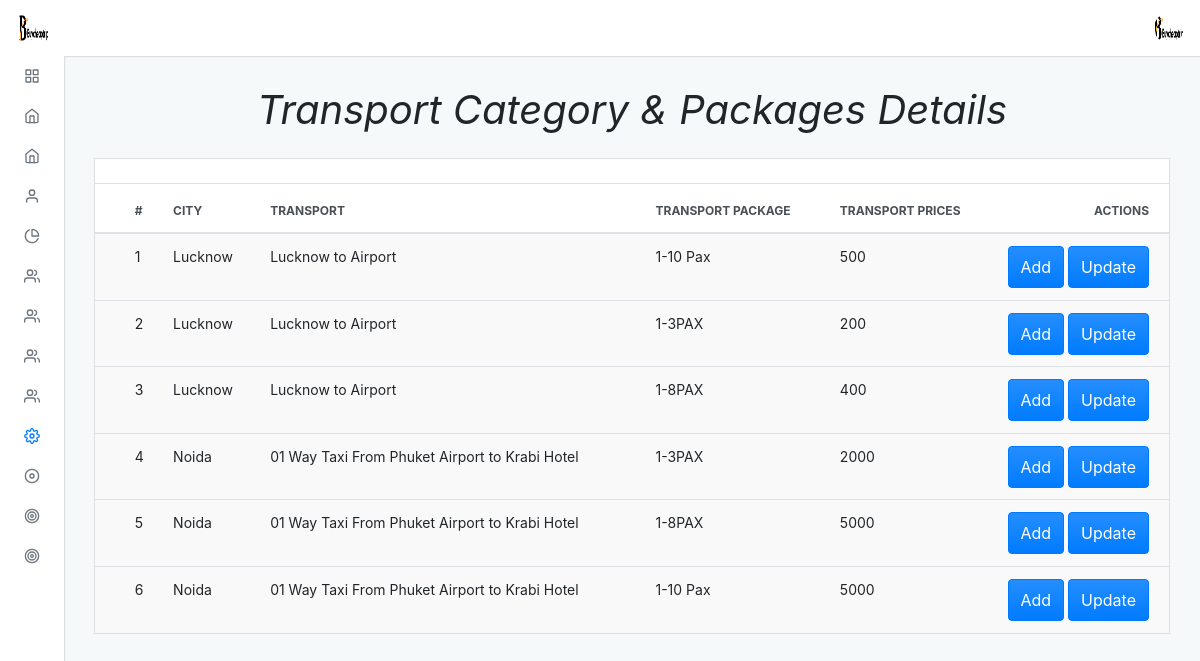
Before: /admin/default/transport_category_all.php (signed in) with the older database file.
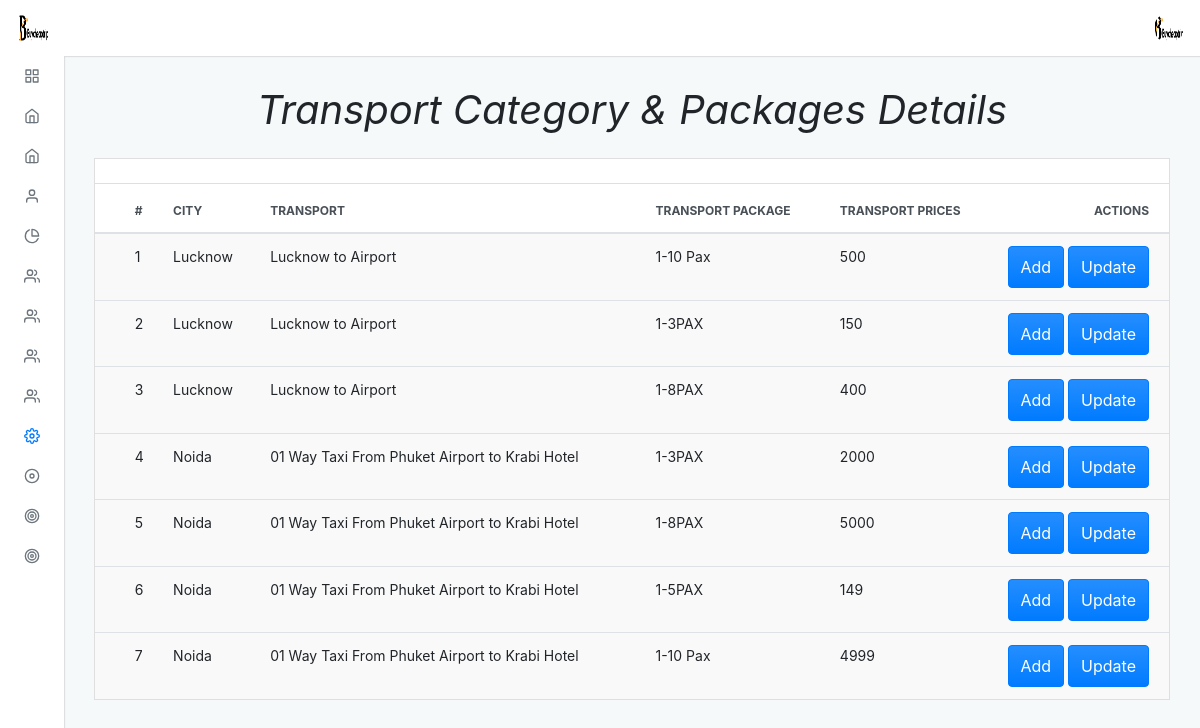
After: the same page with the newer database file.
### tables this page shows
CREATE TABLE `transport` (
  `trans_id` int(11) NOT NULL,
  `transport_name` varchar(150) NOT NULL,
  `tcity_id` int(11) NOT NULL
);

CREATE TABLE `transport_category` (
  `tranport_cat_id` int(11) NOT NULL,
  `transport_category` varchar(150) NOT NULL,
  `prices` double NOT NULL,
  `transref_id` int(100) NOT NULL
);

CREATE TABLE `cities` (
  `city_id` int(11) NOT NULL,
  `city_name` varchar(100) NOT NULL
);

### admin/default/transport_category_all.php (the view, shortened to what this page needs)
<?php
include "../../connection.php";
?>
<?php $page = "setting";
include("./incluede/header.php") ?>
<div class="adminx-content">
    <div class="adminx-main-content">
        <div class="container-fluid">
            <div class="pb-3">
                <h1><b><i>Transport Category & Packages Details</i></b></h1>
            </div>
            <div class="row">
                <div class="col">
                    <div class="card mb-grid">
                        <div class="card-header d-flex justify-content-between align-items-center">
                        </div>
                        <div class="table-responsive-md">
                            <table class="table table-actions table-striped table-hover mb-0">
                                <thead>
                                    <tr>
                                        <th scope="col">
                                            <label class="custom-control custom-checkbox m-0 p-0">
                                            </label>
                                        </th>
                                        <th scope="col">#</th>
                                        <th scope="col">City</th>
                                        <th scope="col">Transport</th>
                                        <th scope="col">Transport Package</th>
                                        <th scope="col">Transport Prices</th>
                                        <th scope="col">Actions</th>
                                    </tr>
                                </thead>
                                <tbody>
                                    <?php
                                    $query = "SELECT transport.trans_id, transport.transport_name, cities.city_name,transport_category.tranport_cat_id, transport_category.transport_category, transport_category.prices
                                               FROM transport
                                               JOIN cities ON transport.tcity_id = cities.city_id
                                               JOIN transport_category ON transport.trans_id = transport_category.transref_id
                                               ORDER BY cities.city_name ASC";
                                    $res = mysqli_query($conn, $query);
                                    $a = 1;
                                    while ($row = mysqli_fetch_assoc($res)) {
                                    ?>
                                        <tr>
                                            <th scope="row">
                                                <label class="custom-control custom-checkbox m-0 p-0">
                                                </label>
                                            </th>
                                            <td><?php echo $a ?></td>
                                            <td><?php echo $row['city_name'] ?></td>
                                            <td><?php echo $row['transport_name'] ?></td>
                                            <td><?php echo $row['transport_category'] ?></td>
                                            <td><?php echo $row['prices'] ?></td>
                                            <td>
                                                <a href="transport_category"><button type="button" class="btn btn-primary waves-effect waves-light add">Add</button></a>
                                                <a href="transport_category_update?tranport_cat_id=<?php echo $row['tranport_cat_id']; ?>"><button type="button" class="btn btn-primary waves-effect waves-light add">Update</button></a>
                                            </td>
                                        <tr>
                                        <?php
                                        ++$a;
                                    }
                                        ?>
                                        <?php include("./incluede/footer.php") ?>

Changed rows visible on the page:
computed for transport "Lucknow to Airport": transport_category.prices "200" → "150"
now on one of the page's lists (row unchanged): transport: cities.city_name "Noida", transport_name "01 Way Taxi From Phuket Airport to Krabi Hotel", transport_category.transport_category "1-10 Pax", transport_category.prices "4999"
changed through a linked row, transport "01 Way Taxi From Phuket Airport to Krabi Hotel": transport_category.transport_category "1-10 Pax" → "1-5PAX"; transport_category.prices "5000" → "149"
